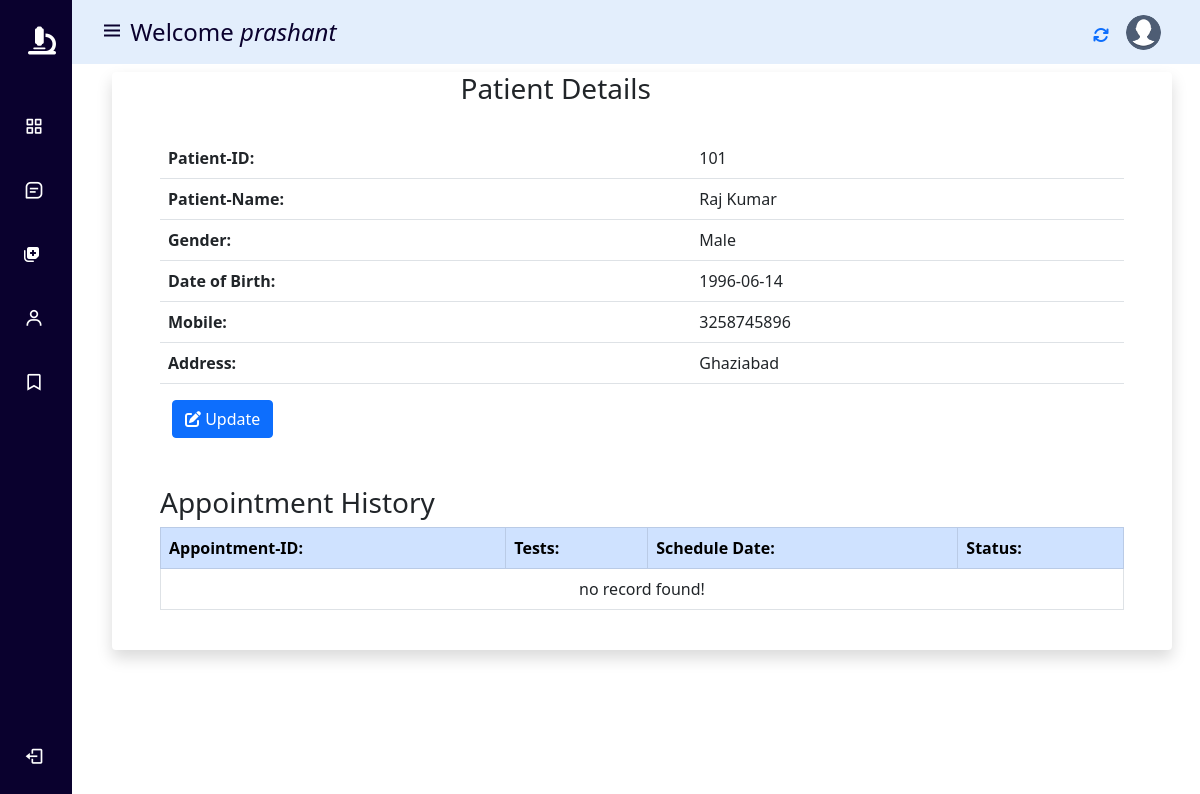
Page /client/index.php?page=viewpatient&id=101 (signed in) on the committed database.
### tables this page shows
CREATE TABLE `users` (
  `id` int(50) NOT NULL,
  `name` varchar(250) NOT NULL,
  `email` varchar(200) NOT NULL,
  `contact` decimal(10,0) NOT NULL,
  `username` text NOT NULL,
  `password` text NOT NULL,
  `avatar` text DEFAULT 'login.png'
);

CREATE TABLE `patient` (
  `patient_id` int(30) NOT NULL,
  `username` varchar(50) DEFAULT NULL,
  `name` text NOT NULL,
  `gender` varchar(50) NOT NULL,
  `contact` varchar(150) NOT NULL,
  `email` text NOT NULL,
  `dob` date NOT NULL,
  `address` text NOT NULL,
  `avatar` text DEFAULT NULL,
  `delete_flag` tinyint(1) NOT NULL DEFAULT 0,
  `date_created` datetime NOT NULL DEFAULT current_timestamp(),
  `date_updated` datetime DEFAULT NULL ON UPDATE current_timestamp()
);

### client/pages/viewpatient.php (the view, shortened to what this page needs)
<div class="container-fluid mt-4">
    <div class="row justify-content-between">
        <div class="col-auto mr-auto col-lg-10"><h3 class="text-center">Patient Details</h3></div>
     </div>
     <?php
      $id1=$_GET['id'];
      $insertQuery = "SELECT * from `patient` where patient_id='$id1'";
      $result = $conn->query($insertQuery);
      $row = $result->fetch_assoc();
     ?>
    <div class="container-fluid p-4">
        <table class="table ">
            <tr><th>Patient-ID:</th><td><?php echo $row['patient_id']?></td></tr>
            <tr><th>Patient-Name:</th><td><?php echo $row['name']?></td></tr>
            <tr><th>Gender:</th><td><?php echo $row['gender']?></td></tr>
            <tr><th>Date of Birth:</th><td><?php echo $row['dob']?></td></tr>
            <tr><th>Mobile:</th><td><?php echo $row['contact']?></td></tr>
            <tr><th>Address:</th><td><?php echo $row['address']?></td></tr>
        </table>
        <div class="container">
      <div class="row">
        <div class="col-2"><button class="btn btn-primary" data-bs-toggle="modal" data-bs-target="#update"><i class='fa-solid fa-pen-to-square' style='color: #FFF;'></i> Update</button>
        </div>
      </div>
    </div>
    </div>
    <div class="container-fluid p-4" >
    <h3 class="history">Appointment History</h3>
        <table class="table table-bordered  justify-content-start">
            <tr class="table-primary"><th>Appointment-ID:</th>
            <th>Tests:</th>
            <th>Schedule Date:</th>
            <th>Status:</th> </tr>
            <tr><td colspan="4" class="text-center">no record found!</td></tr>
        </table>
    </div>
</div>

### client/pages/navigation.php (shortened to what this page needs)
<?php
$insertQuery = "SELECT * from `users` where username='$_SESSION[username]'";
$result = $conn->query($insertQuery);
$row = $result->fetch_assoc();
?>
<body id="body-pd">
    <header class="header" id="header">
        <div class="header_toggle mr-5"> <i class='bx bx-menu' id="header-toggle"></i>
        <span class="wel ml-4">Welcome <i><?php echo $row['name']; ?></i></span>
        </div>
        <div class="notification" >
            <div class="row">
              <div class="col-4 mt-2"> <a href=""  onclick="location.reload();" ><i class="fa fa-refresh" aria-hidden="true"></i></a>
              </div>
               <div class="col-8">
                 <img class="mg1" data-toggle="dropdown" aria-haspopup="true" aria-expanded="false" src="<?php echo "img/".$row['avatar']?>" alt="">
               </div>
            </div>
        </div>
    </header>
    <div class="l-navbar" id="nav-bar" style="min-width:72px">
        <nav class="nav dark-navbar">
            <div>
                <div class="nav_logo text-white"><h3> <i class='fa fa-microscope mx-1'></i></h3>
                <span class="nav_logo-name"><h3>PathLab</h3></span> </div>
                <div class="nav_list">
                    <a href="./" class="nav_link" style="text-decoration:none;">
                    <i class='bx bx-grid-alt nav_icon'></i>
                    <span class="nav_name">Dashboard</span> </a>
                    <a href="?page=appointment" class="nav_link" style="text-decoration:none;">
                      <i class='bx bx-message-square-detail nav_icon'></i>
                       <span class="nav_name">Appointments</span> </a>
                    <a href="?page=tests" class="nav_link" style="text-decoration:none;">
                    <i class="fa-solid fa-notes-medical"></i>
                    <span class="nav_name">Test Details</span> </a>
                    <a href="?page=patient" class="nav_link" style="text-decoration:none;">
                    <i class='bx bx-user nav_icon'></i>
                     <span class="nav_name">Patients</span> </a>
                        <a href="?page=report" class="nav_link" style="text-decoration:none;">
                         <i class='bx bx-bookmark nav_icon'></i>
                        <span class="nav_name">Reports & Bill</span> </a>
                </div>
            </div>                <a href class="nav_link" style="text-decoration:none;" data-bs-toggle="modal" data-bs-target="#logout"> <i class='bx bx-log-out nav_icon'></i> <span class="nav_name">Sign Out</span>
                </a>
        </nav>
    </div>
   </body>

### client/css/index.css (style rules this page uses)
:root { --header-height: 3rem;--nav-width: 68px;--first-color: #0a012e;--first-color-light: #afa5d9;--white-color: #F7F6FB;--body-font: 'Nunito', sans-serif;--normal-font-size: 1rem;--z-fixed: 100 }
*,::before,::after { box-sizing: border-box }
body { position: relative;margin: var(--header-height) 0 0 0;padding: 0 1rem;font-family: var(--body-font);font-size: var(--normal-font-size);transition: .5s }
a { text-decoration: none }
.header { width: 100%;height: var(--header-height);position: fixed;top: 0;left: 0;display: flex;align-items: center;justify-content: space-between;padding: 0 1rem;background-color:hwb(213 89% 1%);z-index: var(--z-fixed);transition: .5s }
.header_toggle { color: var(--first-color);font-size: 1.5rem;cursor: pointer }
.mg1 { width:35px;border-radius: 50%; }
.l-navbar { position: fixed;top: 0;left: -30%;width: var(--nav-width);height: 100vh;background-color: var(--first-color);padding: .5rem 1rem 0 0;transition: .5s;z-index: var(--z-fixed) }
.nav { height: 100%;display: flex;flex-direction: column;justify-content: space-between;overflow: hidden }
.nav_logo, .nav_link { display: grid;grid-template-columns: max-content max-content;align-items: center;column-gap: 1rem; padding: .5rem 0 .5rem 1.5rem }
.nav_logo { margin-bottom: 2rem }
.nav_link { position: relative;color:white;margin-bottom: 1.5rem;transition: .3s; }
.nav_icon { font-size: 1.25rem }
@media screen and (min-width: 768px) { body { margin: calc(var(--header-height) + 1rem) 0 0 0;padding-left: calc(var(--nav-width) + 2rem) } }
@media screen and (min-width: 768px) { .header { height: calc(var(--header-height) + 1rem);padding: 0 2rem 0 calc(var(--nav-width) + 2rem) } }
@media screen and (min-width: 768px) { .l-navbar { left: 0;padding: 1rem 1rem 0 0 } }

### rows in the picture
users: name "prashant", avatar (picture)
patient: patient_id "101", name "Raj Kumar", gender "Male", dob "1996-06-14", contact "3258745896", address "Ghaziabad"
